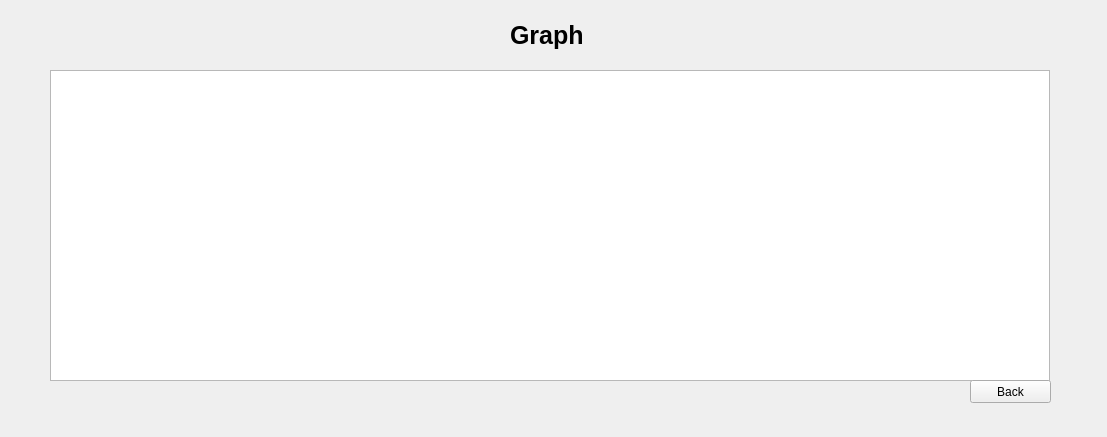
<?xml version="1.0" encoding="UTF-8"?>
<ui version="4.0">
 <class>Form</class>
 <widget class="QWidget" name="Form">
  <property name="geometry">
   <rect>
    <x>0</x>
    <y>0</y>
    <width>1107</width>
    <height>437</height>
   </rect>
  </property>
  <property name="windowTitle">
   <string>Assessment Graph</string>
  </property>
  <widget class="PlotWidget" name="graphicsView">
   <property name="geometry">
    <rect>
     <x>50</x>
     <y>70</y>
     <width>1000</width>
     <height>311</height>
    </rect>
   </property>
   <property name="sizePolicy">
    <sizepolicy hsizetype="Fixed" vsizetype="Fixed">
     <horstretch>0</horstretch>
     <verstretch>0</verstretch>
    </sizepolicy>
   </property>
   <property name="maximumSize">
    <size>
     <width>1000</width>
     <height>500</height>
    </size>
   </property>
   <property name="backgroundBrush">
    <brush brushstyle="SolidPattern">
     <color alpha="255">
      <red>255</red>
      <green>255</green>
      <blue>255</blue>
     </color>
    </brush>
   </property>
  </widget>
  <widget class="QLabel" name="label_title">
   <property name="geometry">
    <rect>
     <x>510</x>
     <y>10</y>
     <width>101</width>
     <height>51</height>
    </rect>
   </property>
   <property name="font">
    <font>
     <pointsize>19</pointsize>
     <weight>75</weight>
     <bold>true</bold>
     <kerning>true</kerning>
    </font>
   </property>
   <property name="text">
    <string>Graph</string>
   </property>
  </widget>
  <widget class="QPushButton" name="pushButton">
   <property name="geometry">
    <rect>
     <x>970</x>
     <y>380</y>
     <width>81</width>
     <height>23</height>
    </rect>
   </property>
   <property name="text">
    <string>Back</string>
   </property>
  </widget>
 </widget>
 <customwidgets>
  <customwidget>
   <class>PlotWidget</class>
   <extends>QGraphicsView</extends>
   <header>pyqtgraph</header>
  </customwidget>
 </customwidgets>
 <resources/>
 <connections/>
</ui>
